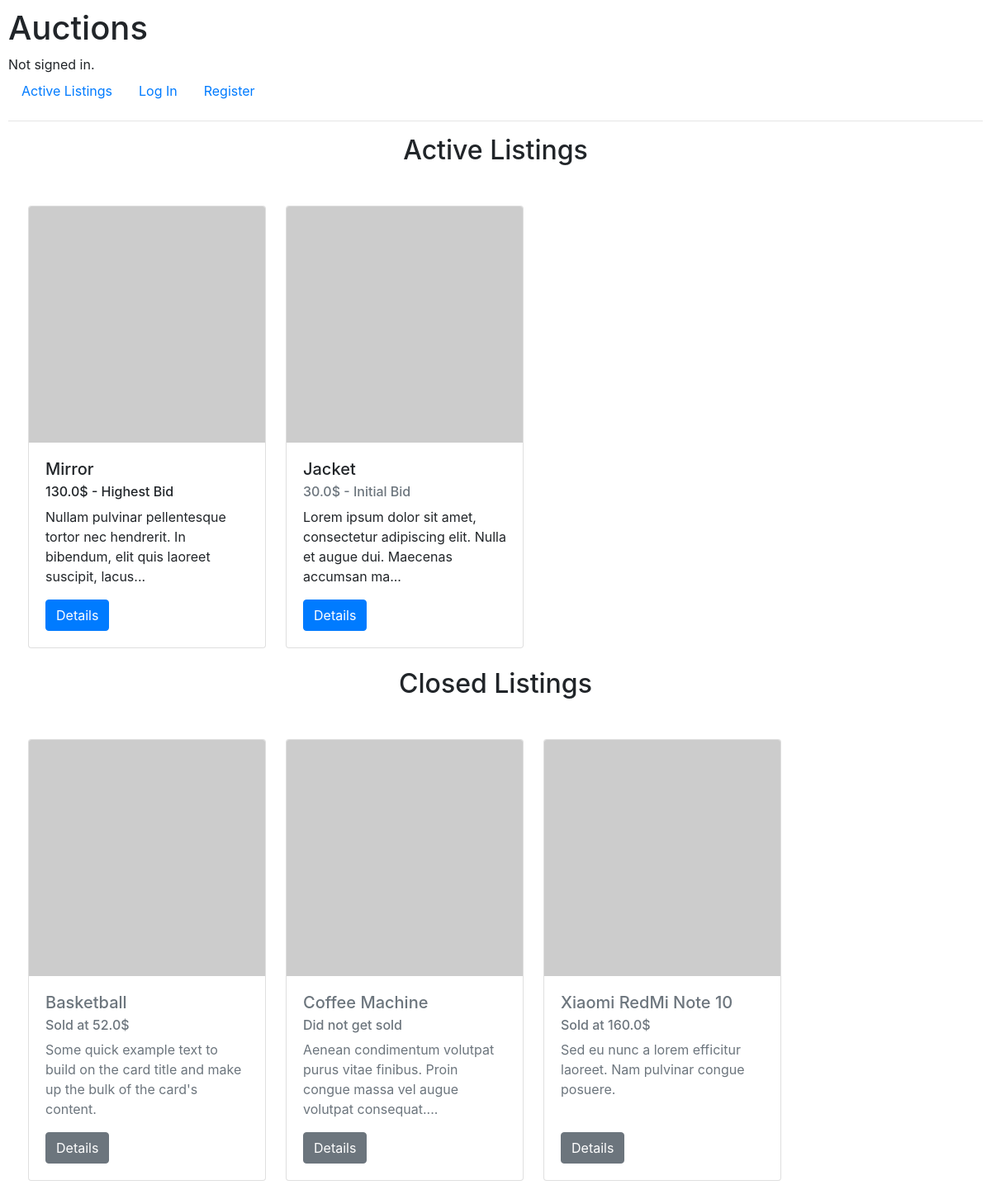
The page / on the database its author committed.
### auctions/models.py (models this page shows, shortened)
class Listing(models.Model):
    creator_id = models.ForeignKey(User, on_delete=models.CASCADE, related_name="listing_items")
    title = models.CharField(max_length=20)
    description = models.TextField(max_length=200)
    initial_bid = models.FloatField()
    image_url = models.URLField()
    category = models.CharField(choices=CATEGORIES, max_length=20)
    is_closed = models.BooleanField(default=False)
    watchlist_users = models.ManyToManyField(User, blank=True, related_name="watchlist")

### auctions/views.py (the view)
# urls.py: path("", views.index, name="index"),
def index(request):
    active_listings = Listing.objects.filter(is_closed=False)
    closed_listings = Listing.objects.filter(is_closed=True)
    for active_listing in active_listings:
        if len(active_listing.description) > MAX_DESCRIPTION_LEN:
            active_listing.description = active_listing.description[:MAX_DESCRIPTION_LEN-3] + "..."
        if active_listing.biddings.exists():
            active_listing.no_bids = False
            active_listing.max_bid = active_listing.biddings.all().aggregate(Max("bid_value"))["bid_value__max"]
        else:
            active_listing.no_bids = True
    for closed_listing in closed_listings:
        if len(closed_listing.description) > MAX_DESCRIPTION_LEN:
            closed_listing.description = closed_listing.description[:MAX_DESCRIPTION_LEN-3] + "..."
        if closed_listing.biddings.exists():
            closed_listing.no_bids = False
            closed_listing.max_bid = closed_listing.biddings.all().aggregate(Max("bid_value"))["bid_value__max"]
        else:
            closed_listing.no_bids = True
    return render(request, "auctions/index.html", {
        "active_listings": active_listings,
        "closed_listings": closed_listings
    })

### auctions/templates/auctions/index.html
{% extends "auctions/layout.html" %}
{% block body %}
    <h2 class="mb-5 text-center">Active Listings</h2>
    <div class="d-flex flex-wrap justify-content-start">
        {% for active_listing in active_listings %}
        <div class="card mb-4 ml-4" style="width: 18rem;">
            <img class="card-img-top" src="{{active_listing.image_url}}" alt="Card image cap">
            <div class="d-flex flex-column justify-content-between card-body">
                <div class="mb-3">
                    <h5 class="card-title">{{active_listing.title}}</h5>
                    {% if active_listing.no_bids %}
                        <h6 class="card-subtitle mb-2 text-muted">{{active_listing.initial_bid}}$ - Initial Bid</h6>
                    {% else %}
                        <h6 class="card-subtitle mb-2">{{active_listing.max_bid}}$ - Highest Bid</h6>
                    {% endif %}
                    <p class="card-text">{{active_listing.description}}</p>
                </div>
                <a href="{% url 'auctions:listing_page' active_listing.id %}" class="btn btn-primary" style="width: fit-content;">Details</a>
            </div>
        </div>
        {% endfor %}
    </div>
    <h2 class="mb-5 text-center">Closed Listings</h2>
    <div class="d-flex flex-wrap justify-content-start">
        {% for closed_listing in closed_listings %}
        <div class="card mb-4 ml-4" style="width: 18rem;">
            <img class="card-img-top" src="{{closed_listing.image_url}}" alt="Card image cap">
            <div class="d-flex flex-column justify-content-between card-body">
                <div class="mb-3">
                    <h5 class="card-title text-muted">{{closed_listing.title}}</h5>
                    {% if closed_listing.no_bids %}
                        <h6 class="card-subtitle mb-2 text-muted">Did not get sold</h6>
                    {% else %}
                        <h6 class="card-subtitle mb-2 text-muted">Sold at {{closed_listing.max_bid}}$</h6>
                    {% endif %}
                    <p class="card-text text-muted">{{closed_listing.description}}</p>
                </div>
                <a href="{% url 'auctions:listing_page' closed_listing.id %}" class="btn btn-secondary" style="width: fit-content;">Details</a>
            </div>
        </div>
        {% endfor %}
    </div>
{% endblock %}

### auctions/static/auctions/styles.css (style rules this page uses)
body { padding: 10px; }

### rows shown on the page
Listing: title "Mirror", max_bid "130.0", description "Nullam pulvinar pellentesque tortor nec hendrerit. In bibendum, elit quis laoreet suscipit, lacus..."
Listing: title "Jacket", initial_bid "30.0", description "Lorem ipsum dolor sit amet, consectetur adipiscing elit. Nulla et augue dui. Maecenas accumsan ma..."
Listing: title "Basketball", max_bid "52.0", description "Some quick example text to build on the card title and make up the bulk of the card's content."
Listing: title "Coffee Machine", shows "Did not get sold", description "Aenean condimentum volutpat purus vitae finibus. Proin congue massa vel augue volutpat consequat...."
Listing: title "Xiaomi RedMi Note 10", max_bid "160.0", description "Sed eu nunc a lorem efficitur laoreet. Nam pulvinar congue posuere."
